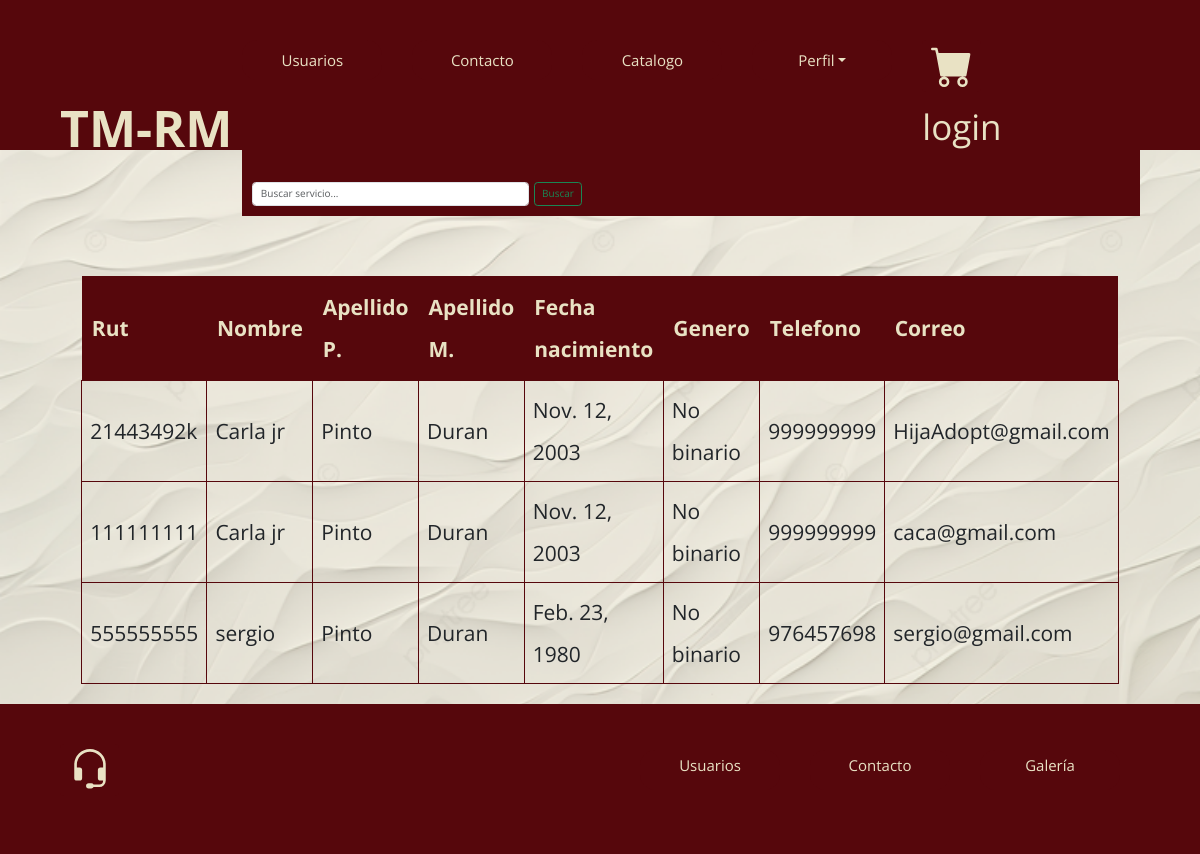
Before: /noticias with the older database file.
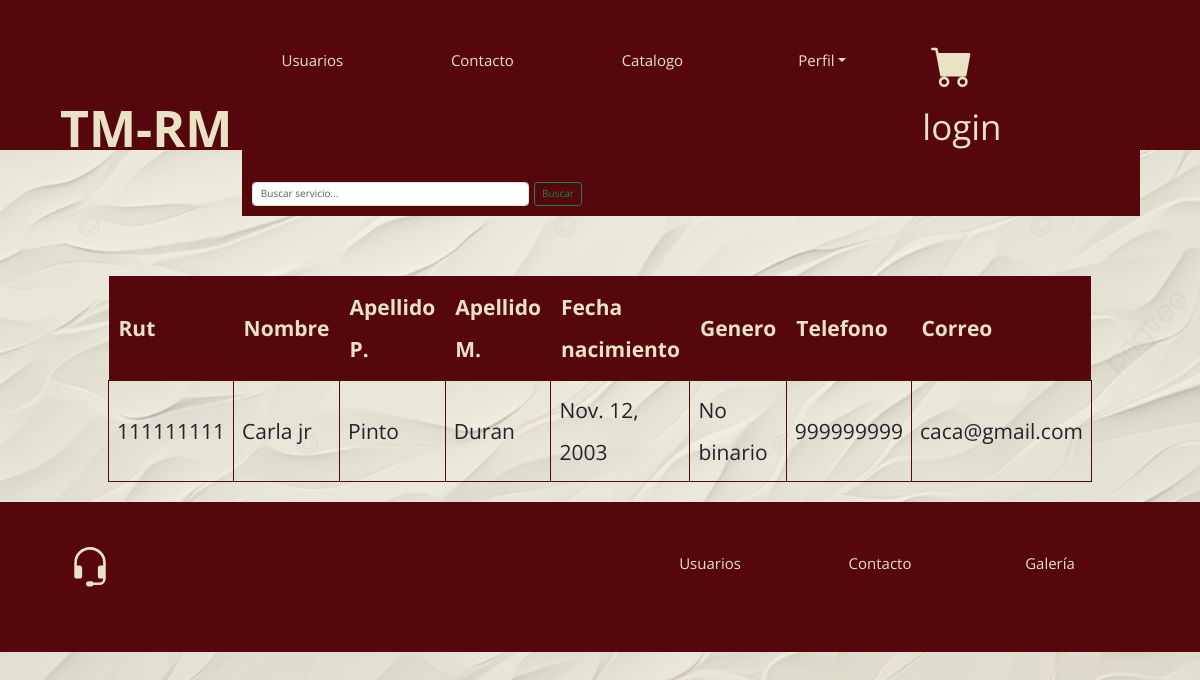
After: the same page with the newer database file.
### taller1/models.py (models this page shows, shortened)
class Usuario(models.Model):
    rut = models.CharField(primary_key=True, max_length=10)
    nombre = models.CharField(max_length=20)
    apellido_paterno = models.CharField(max_length=20)
    apellido_materno = models.CharField(max_length=20)
    fecha_nacimiento = models.DateField(blank=False, null=False)
    id_genero = models.ForeignKey(Genero, on_delete=models.CASCADE, db_column='idGenero')
    telefono = models.CharField(max_length=45)
    email = models.EmailField(unique=True, max_length=100, blank=True, null=True)

class Genero(models.Model):
    id_genero = models.AutoField(db_column='idGenero', primary_key=True)
    genero = models.CharField(max_length=20, blank=False, null=False)
    def __str__(self):
        return self.genero

### taller1/views.py (the view)
# urls.py: path('noticias', views.noticias, name='noticias'),
def noticias(request):
    Usuarios= Usuario.objects.all()
    context = {"Usuarios":Usuarios}
    return render(request, 'taller1/noticias.html', context)

### taller1/templates/taller1/noticias.html (shortened to what this page needs)
{% extends 'taller1/base.html' %}
{% load static %}
{% block content %}
<div style="text-align: center;">
    <h1 class="subtitulo">Listado De Usuario</h1><br>
<div class="contenedor_listado">
    <table class="tabla_listado centrar-texto">
        <thead class="cabeza_tabla">
            <tr>
                <th>Rut</th>
                <th>Nombre</th>
                <th>Apellido P.</th>
                <th>Apellido M.</th>
                <th>Fecha nacimiento</th>
                <th>Genero</th>
                <th>Telefono</th>
                <th>Correo</th>
            </tr>
        </thead>
        <tbody class="cuerpo_tabla">
            {% for x in Usuarios %}
                <tr>
                    <td>{{ x.rut }}</td>
                    <td>{{ x.nombre }}</td>
                    <td>{{ x.apellido_paterno }}</td>
                    <td>{{x.apellido_materno}}</td>
                    <td>{{x.fecha_nacimiento}}</td>
                    <td>{{x.id_genero}}</td>
                    <td>{{x.telefono}}</td>
                    <td>{{x.email}}</td>
                </tr>
            {% endfor %}
        </tbody>
    </table>
</div>
</div>
{% endblock %}

Changed rows visible on the page:
removed Usuario: rut "21443492k", nombre "Carla jr", apellido_paterno "Pinto", apellido_materno "Duran", fecha_nacimiento "Nov. 12, 2003", id_genero "No binario", telefono "999999999", email "HijaAdopt@gmail.com"
removed Usuario: rut "555555555", nombre "sergio", apellido_paterno "Pinto", apellido_materno "Duran", fecha_nacimiento "Feb. 23, 1980", id_genero "No binario", telefono "976457698", email "sergio@gmail.com"
